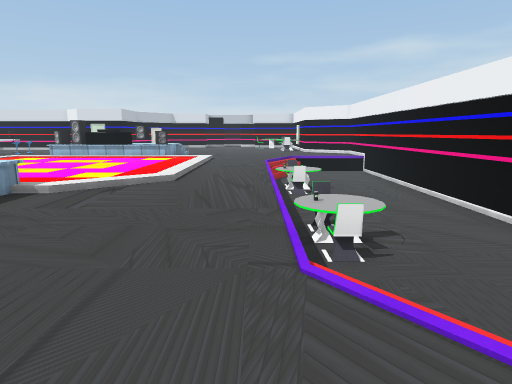
[1] (above)

18 first-person views from a walk through a Unity game level. The camera is 1.4 m above the floor, tilts 10° down and sees 75° across. The floor is counted in squares, 1.2 m on a side. Each view is taken from the middle of a square. On the plan, view 1 faces up. The plan holds only what a view shows up to about 14 squares ahead; the rest is blank. The place goes on beyond the plan. The player character is not drawn. Some surface patterns are stand-ins.

[2]
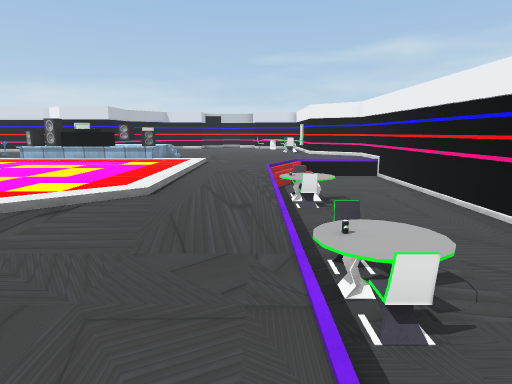

[3]
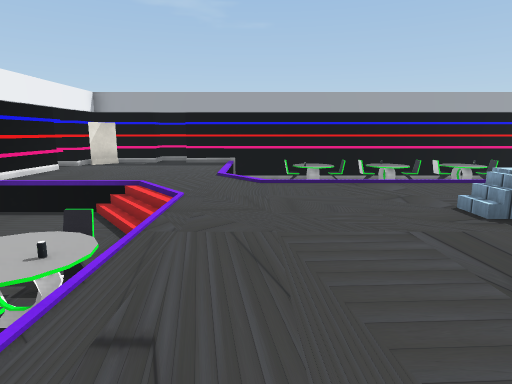

[4]
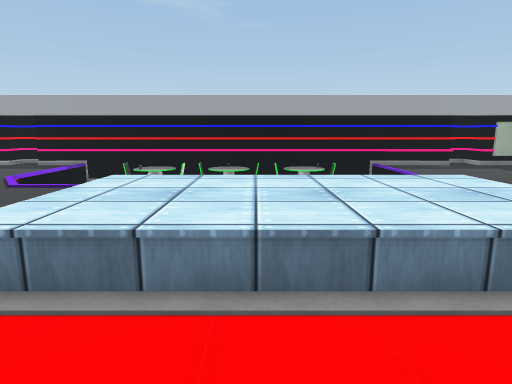

[5]
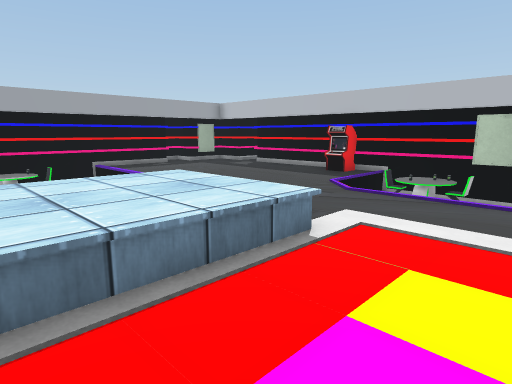

[6]
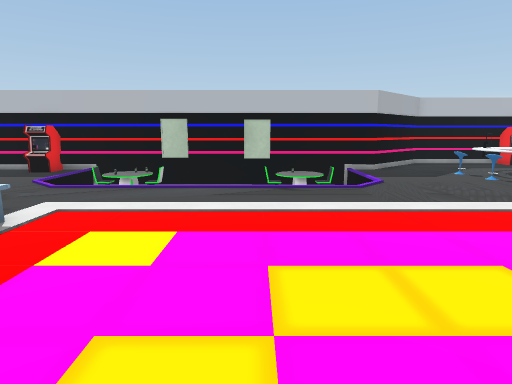

[7]
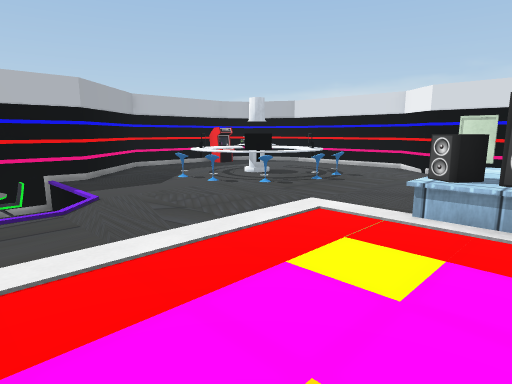

[8]
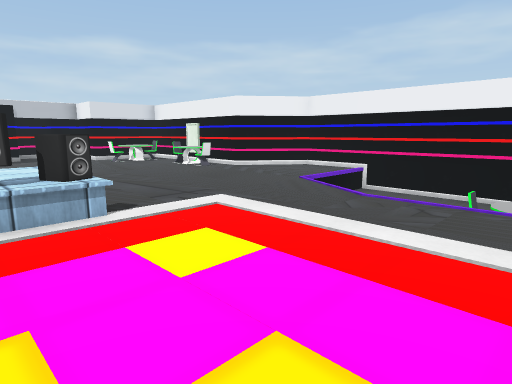

[9]
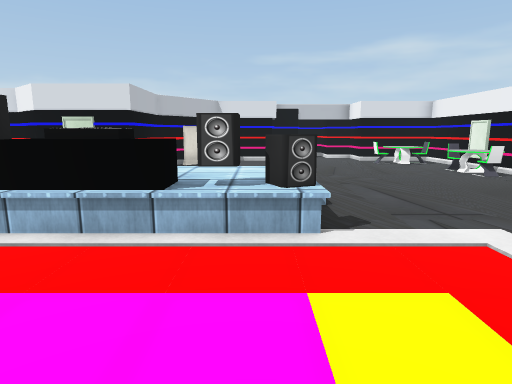

[10]
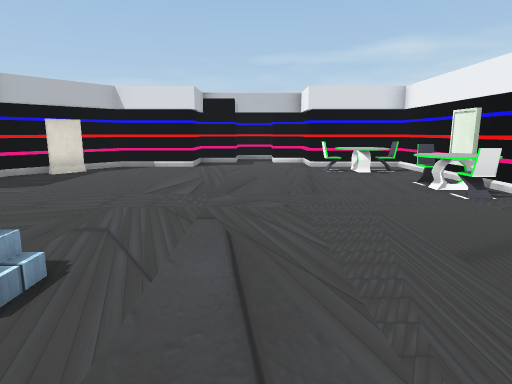

[11]
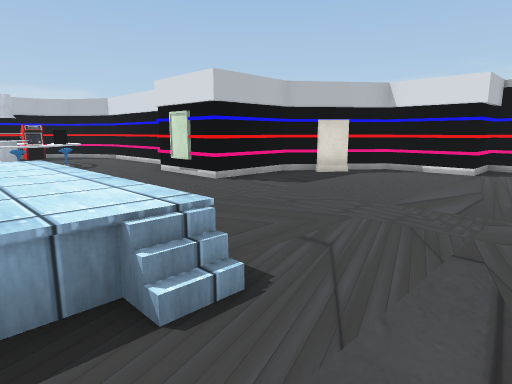

[12]
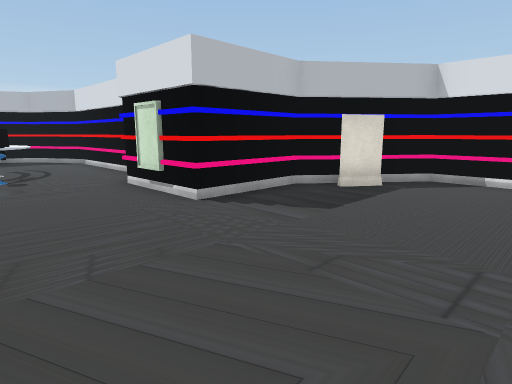

[13]
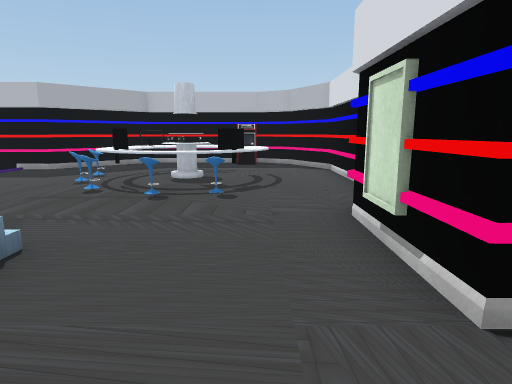

[14]
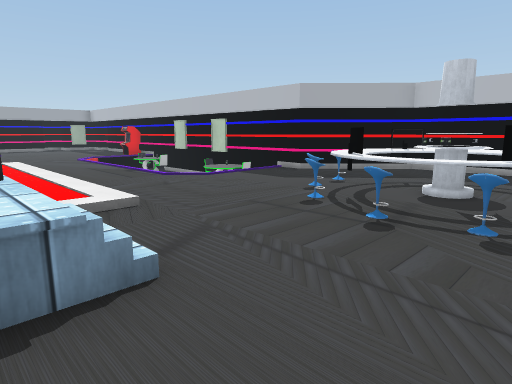

[15]
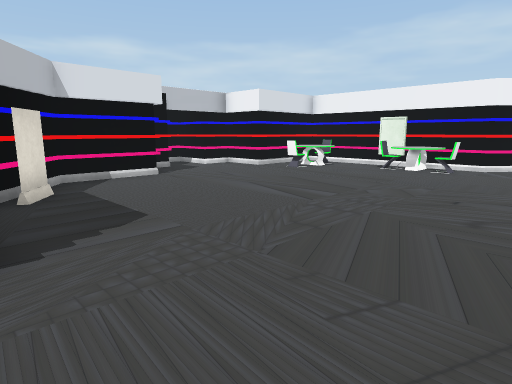

[16]
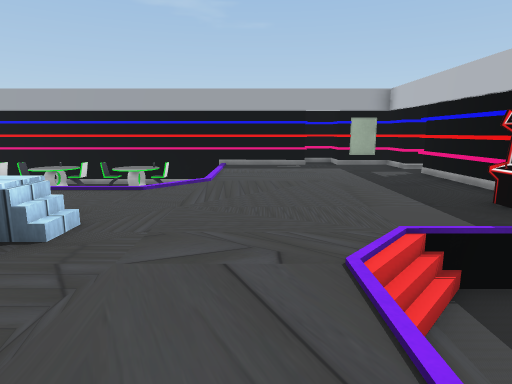

[17]
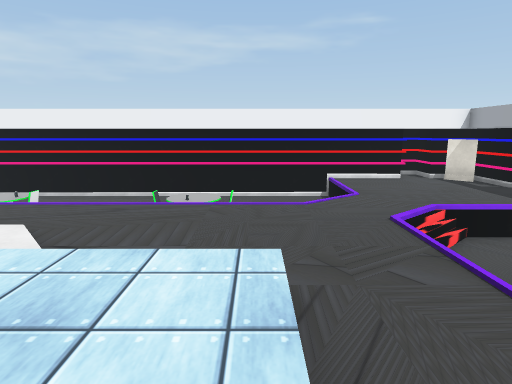

[18]
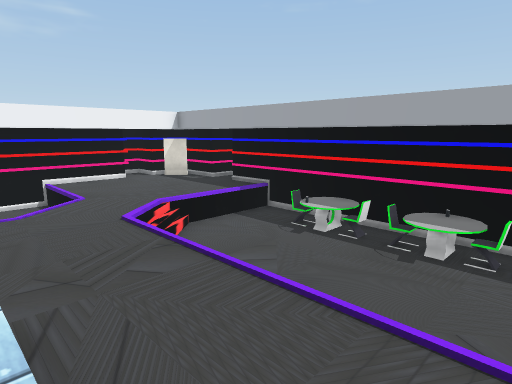

### Floor plan
Key: @ floor where view 1 was taken; # wall or solid block; . main floor; : floor 0.25 m higher than the main floor; + floor 0.5 m higher than the main floor; - floor 0.5 m lower than the main floor; * floor 0.75 m higher than the main floor; _ floor 1 m lower than the main floor; / step, stairs or slope; = window, fence, low wall or low ledge; v drop or lower ground; T table; C chair; S speaker; P poster; M machine; L stool; O other object.
Columns run from 21 left of view 1 to 6 right of it. Each row starts with its distance up from view 1.
 31                   ###
 30                  ##.##
 29                  #...#
 28               ####...####
 27             ###.......TT#
 26             #O.......CTC#
 25             #...........#
 24    #######  #..........CP
 23  ###.....####..........T#
 22 ##.........P...........C#
 21 #M..OOO.................###
 20 #..O OOL..................##
 19 #..OOOOL...................#
 18 #..OOOOL.../     +.........#
 17 #...OOO.....  T  ......//.=#
 16 ##........//SSTSSS//... ___#
 15  ##.......:::::::::/../ ___#
 14   ##......:::::::::/../____#
 13    #__/...:::::::::/.._____#
 12    #C  =..:::::::::/..OT___#
 11    #TT =..:::::::::/..TT___#
 10    #O  =..:::::::::/..C____#
  9    #   =..:::::::::/.._____#
  8    #   =..:::::::::/.._____#
  7    #C  =..:=vvvv=:....C____#
  6    #TT_=...******.....TT___#
  5    #C_//...******.....CT___#
  4    #==/....******/...._____#
  3    #M.......   ......./____#
  2    #......... ........//___#
  1    #.......-_______-...//.=#
  0    #....../  _______/@.....#
 -1    #......   ________......#
 -2    #......    _______......#
 -3    #...... OTTCT_CTC_......#
 -4    #P.....__TC##C#T__=....O#
 -5    #########################

Positions as (right, up) in squares from view 1, and headings:
1: (0, 0), facing up
2: (0, 2), facing up
3: (-1, 9), facing down
4: (-7, 9), facing down
5: (-7, 9), facing down-left
6: (-6, 10), facing left
7: (-8, 11), facing up-left
8: (-6, 11), facing up-right
9: (-5, 12), facing up
10: (-2, 16), facing up
11: (-2, 17), facing up-left
12: (-4, 19), facing up-left
13: (-7, 21), facing left
14: (-9, 21), facing down-left
15: (-9, 19), facing up-right
16: (-13, 8), facing down
17: (-8, 4), facing right
18: (-8, 4), facing down-right
